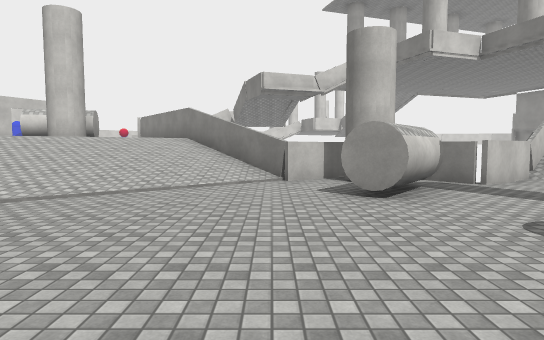
view 1 (above)

23 first-person views from a walk through a scene from a Unity 3-D project. The camera is 1.5 m above the floor, tilts 4° down and sees 75° across. The floor is counted in squares, 2 m on a side. Each view is taken from the middle of a square. On the plan, view 1 faces up. The plan holds only what a view shows up to about 11 squares ahead; the rest is blank. The place goes on beyond the plan. Surface patterns are stand-ins for the level's own textures.

view 2
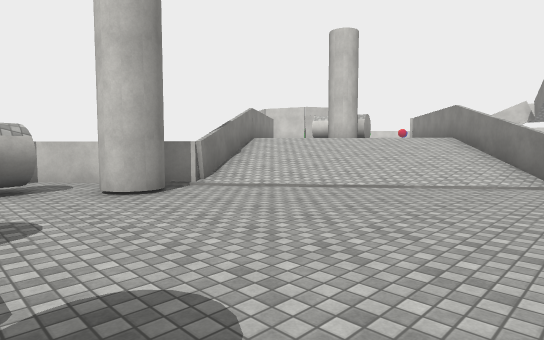

view 3
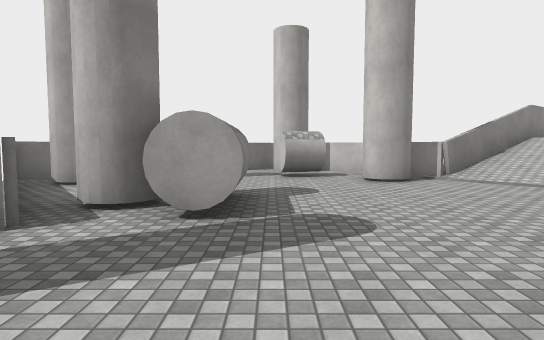

view 4
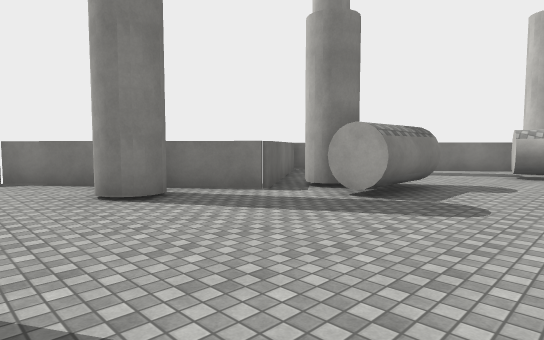

view 5
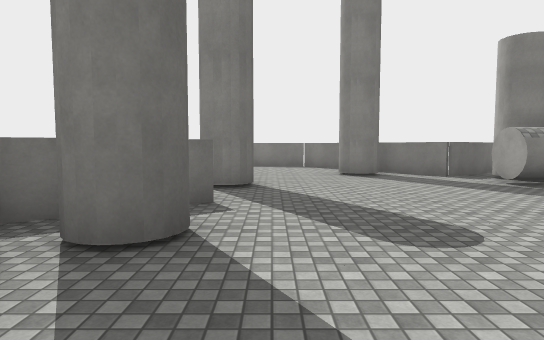

view 6
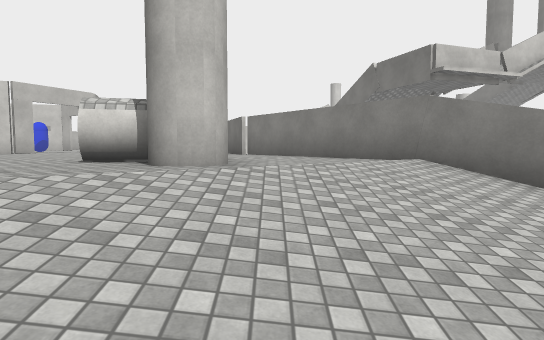

view 7
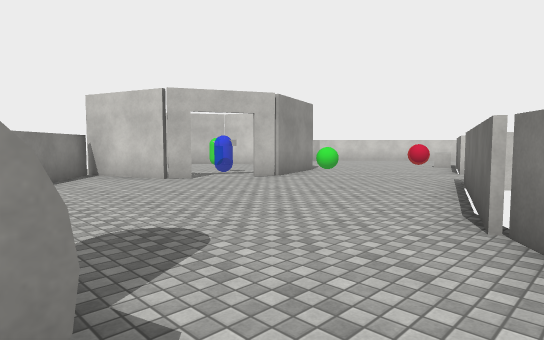

view 8
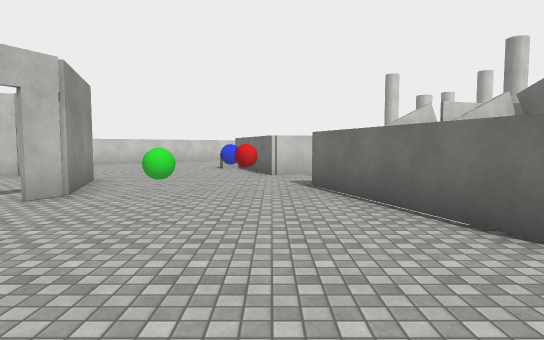

view 9
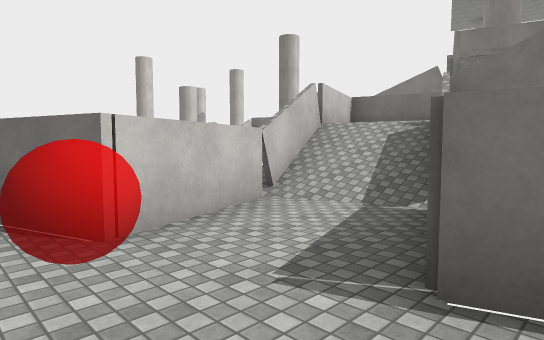

view 10
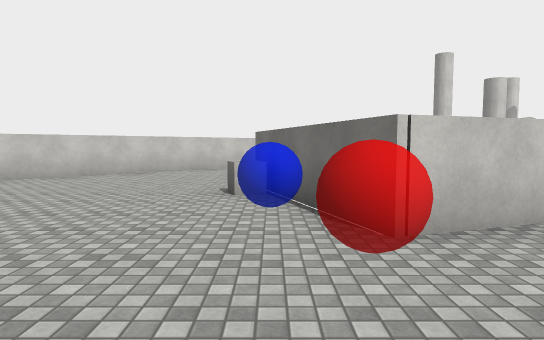

view 11
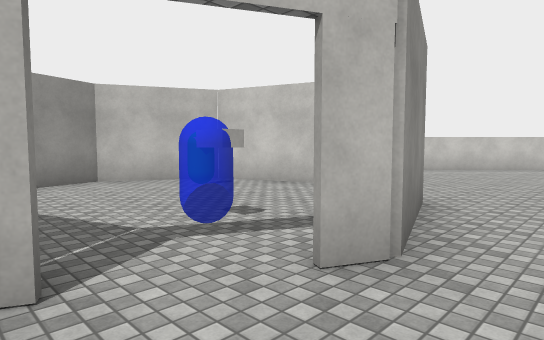

view 12
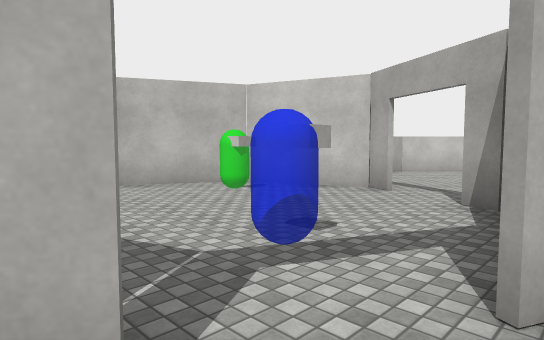

view 13
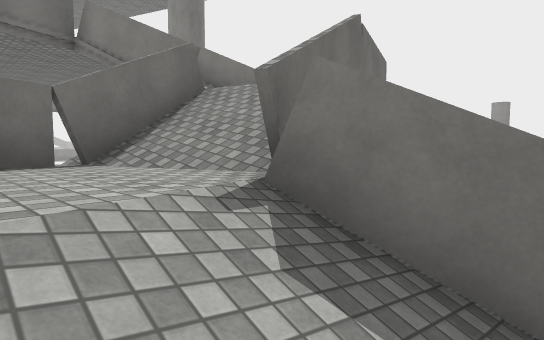

view 14
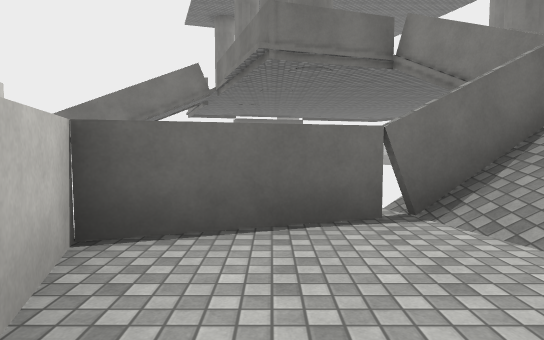

view 15
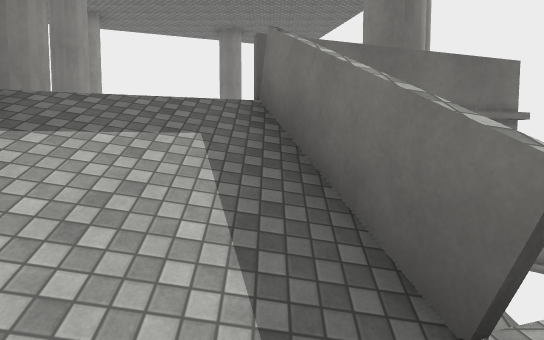

view 16
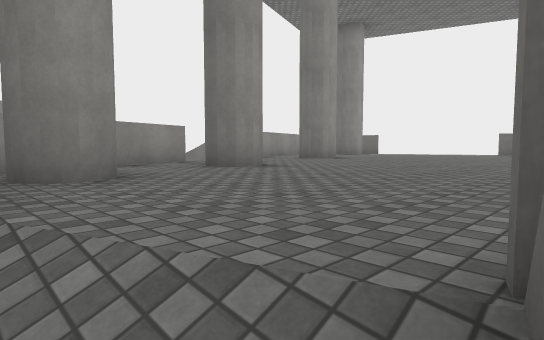

view 17
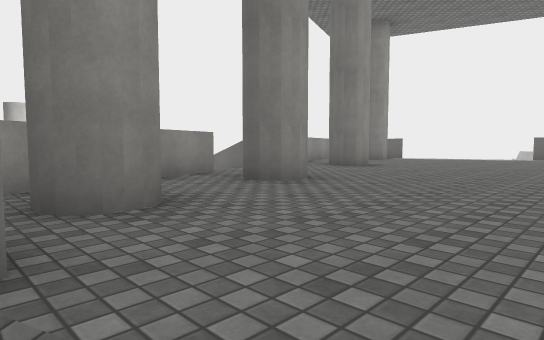

view 18
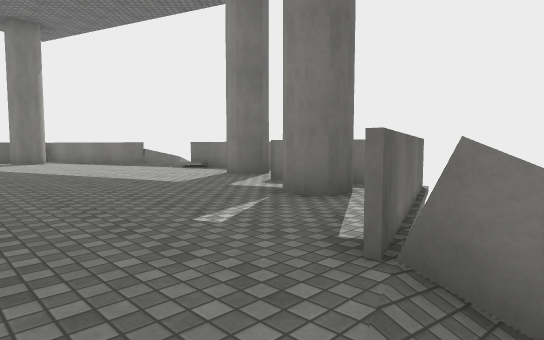

view 19
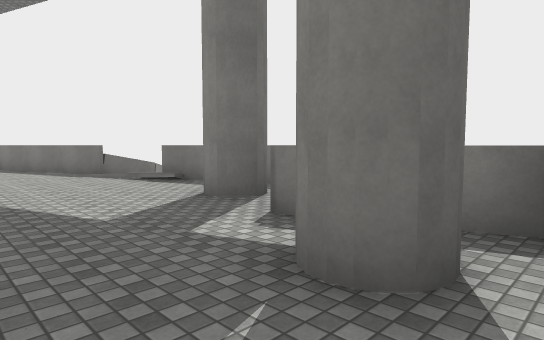

view 20
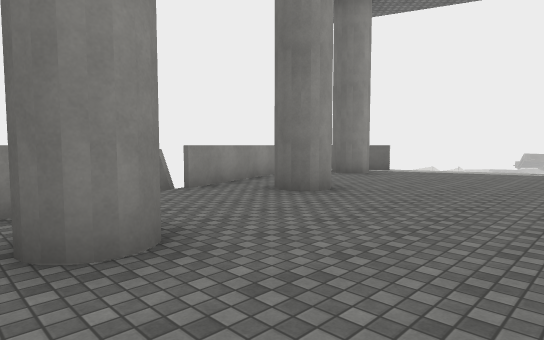

view 21
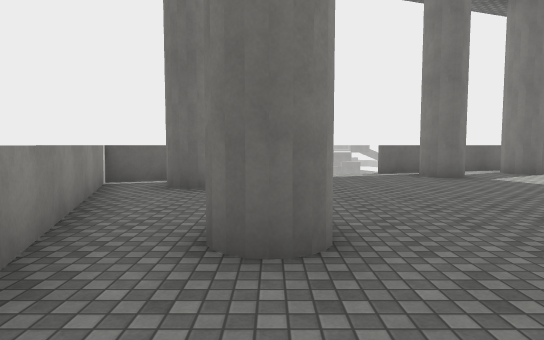

view 22
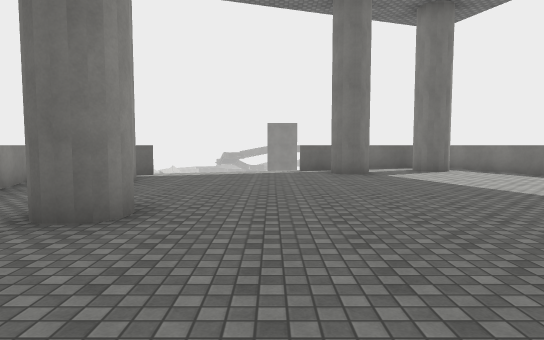

view 23
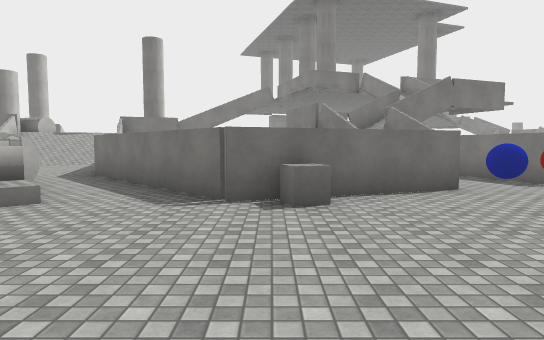

### Floor plan
Key: @ floor where view 1 was taken; # wall or solid block; x gap in a wall; . main floor; - floor 2 m lower than the main floor; : floor 2.5 m higher than the main floor; + floor 4.5 m higher than the main floor; * floor 7.25 m higher than the main floor; / step, stairs or slope; = window, fence, low wall or low ledge; C cylinder; O other object.
Columns run from 17 left of view 1 to 20 right of it. Each row starts with its distance up from view 1.
 29     ##..C.O.#          #
 28    ##......##          #/
 27  ##.......##           ##  # ##=# #
 26  #......##              #/ #===*###
 25   ......O#     ###     ##//*****###
 24   .......#  ##x#:#   #==*****#*****/
 23    ......####//::## #=***#*********/
 22   ##.....#..///:::# #*#*************
 21 ###.........//##//# #=**************#
 20 #O...##....##  #//###/*************##
 19 ......#...##   #//////**************
 18 ....O.#....#   #= +///=**************#
 17 #..........#    =  ###=************###
 16    ###.....##   #=#   #*#**********##
 15   ##........##        ### ##***//==#
 14    #.........#         ##  #*== /=
 13    ## .......##             =    =
 12        ...CC..##
 11         ..C#../##
 10          ....///#
  9          ...////##    ###
  8          #///////### ##/
  7          ##//////--  #--
  6           #/////---CC--
  5           ##///---CC---
  4            ##/---------
  3            ##---------##
  2           ###----------#
  1           #CC---------##
  0          ##C-----@-----
 -1          #-----CC-----#
 -2          ##-    #-----
 -3               --####--
 -4              #-## #---
 -5             ####  #---
 -6                    #-
 -7                    ##

Where each view was taken, in squares from view 1:
view 1: 0 up, 0 right, facing up
view 2: 0 up, 1 right, facing up-left
view 3: 0 up, 3 right, facing left
view 4: 2 up, 4 right, facing down-left
view 5: 6 up, 4 right, facing down
view 6: 6 up, 5 left, facing up
view 7: 12 up, 5 left, facing up-left
view 8: 13 up, 8 left, facing up
view 9: 19 up, 9 left, facing up-right
view 10: 19 up, 9 left, facing up
view 11: 16 up, 10 left, facing up-left
view 12: 16 up, 11 left, facing up-left
view 13: 23 up, 4 left, facing down-right
view 14: 23 up, 3 left, facing right
view 15: 18 up, 1 right, facing right
view 16: 18 up, 4 right, facing up-right
view 17: 19 up, 4 right, facing up-right
view 18: 20 up, 4 right, facing down-right
view 19: 18 up, 6 right, facing down-right
view 20: 20 up, 7 right, facing up-right
view 21: 24 up, 9 right, facing right
view 22: 22 up, 8 right, facing right
view 23: 25 up, 14 left, facing right
